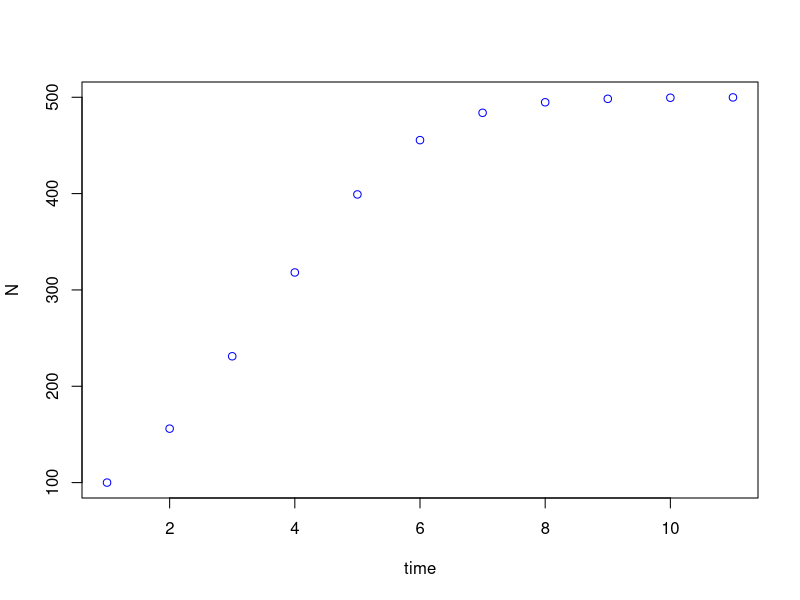

The R script that drew this image:
geomfunction2<- function(No, R, maxtime, K) {
  NN<- matrix(NA, nrow=1, ncol=maxtime+1)
  NN[1]=100
  for (tt in 1:10) {
    NN[tt+1]= NN[tt]*    (1+   R*    (1-(NN[tt]/K)))}
  NN
  plot(1:(maxtime+1), NN, xlab="time", ylab="N", col="blue")
}
geomfunction2(10, 0.7, 10, 500)

